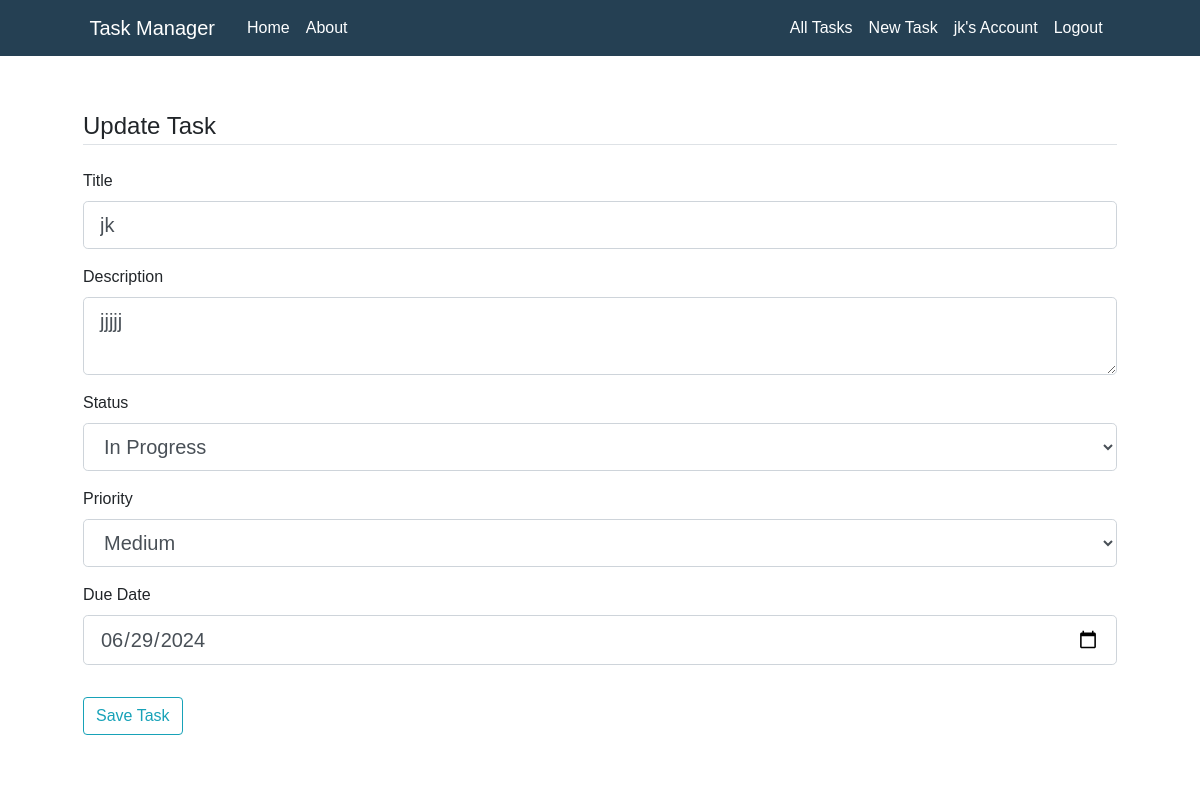
The page /task/10/update (signed in) on the database as committed earlier.
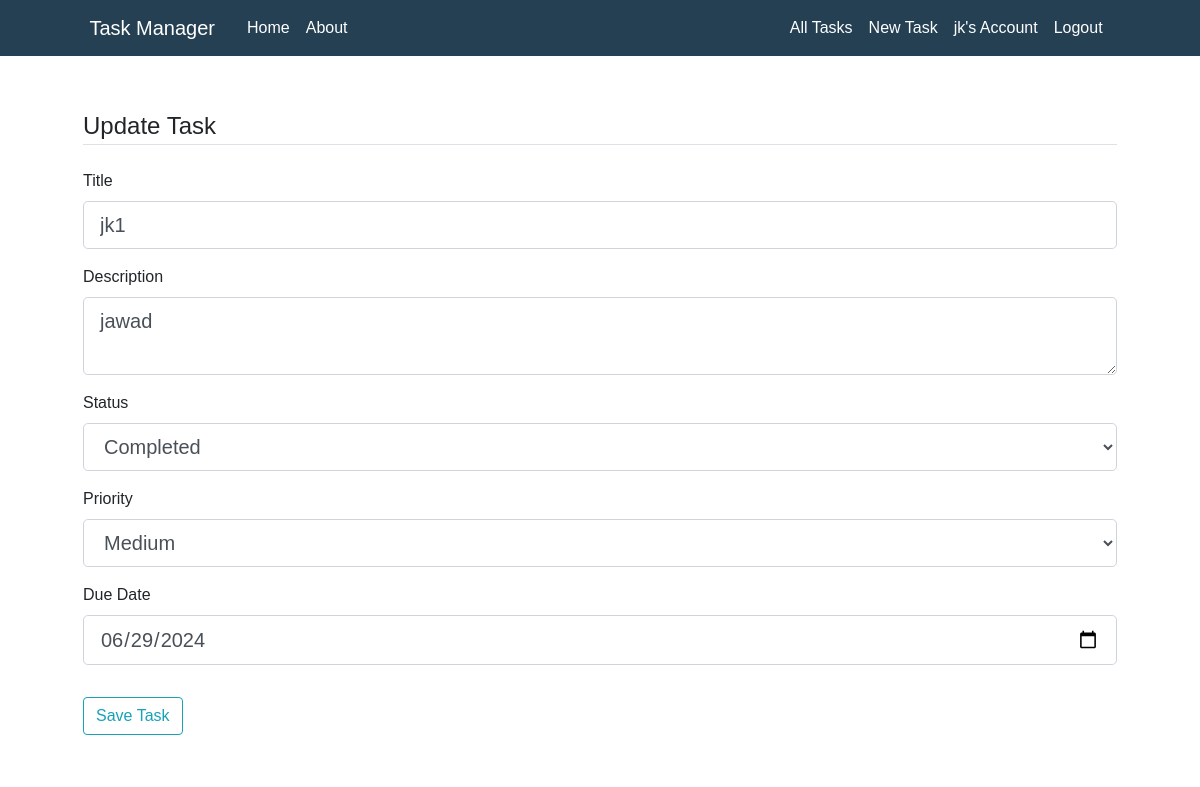
The same page on the database as committed later.
### TaskManager/models.py (models this page shows, shortened)
class Task(db.Model):
    id = db.Column(db.Integer, primary_key=True)
    user_id = db.Column(db.Integer, db.ForeignKey('user.id'), nullable=False)
    title = db.Column(db.String(255), nullable=False)
    description = db.Column(db.Text)
    status = db.Column(db.Enum('in progress', 'completed', 'pending'), default='in progress')
    priority = db.Column(db.Enum('low', 'medium', 'high'), default='medium')
    due_date = db.Column(db.DateTime, default=datetime.utcnow)
    created_at = db.Column(db.DateTime, default=datetime.utcnow)
    updated_at = db.Column(db.DateTime, default=datetime.utcnow, onupdate=datetime.utcnow)
    notes = db.relationship(
        'Note', backref='task', lazy=True, cascade='all, delete-orphan')
    task_collaborators = db.relationship(
        'TaskCollaborator', backref='task', lazy=True, cascade='all, delete-orphan')

### TaskManager/routes.py (the view)
@app.route("/task/<int:task_id>/update", methods=['GET', 'POST'])
@login_required
def update_task(task_id):
    task = Task.query.get_or_404(task_id)
    if task.user != current_user:
        abort(403)  # Forbidden error, user is not the owner of the task
    form = TaskForm()
    if form.validate_on_submit():
        task.title = form.title.data
        task.description = form.description.data
        task.status = form.status.data
        task.priority = form.priority.data
        task.due_date = form.due_date.data
        task.updated_at = datetime.utcnow()
        db.session.commit()
        flash('Your task has been updated!', 'success')
        return redirect(url_for('task', task_id=task.id))
    elif request.method == 'GET':
        form.title.data = task.title
        form.description.data = task.description
        form.status.data = task.status
        form.priority.data = task.priority
        form.due_date.data = task.due_date
    return render_template('create_task.html', title='Update Task', form=form)

### TaskManager/models.py (called while the page is built)
@login_manager.user_loader
def load_user(user_id):
    return User.query.get(int(user_id))

### TaskManager/templates/create_task.html (shortened to what this page needs)
{% extends "layout.html" %}
{% block content %}
    <div class="content-section">
        <form method="POST" action="">
            <fieldset class="form-group">
                <legend class="border-bottom mb-4">{{ title }}</legend>
                <div class="form-group">
                    {{ form.title.label(class="form-control-label") }}
                    {% if form.title.errors %}
                        {{ form.title(class="form-control form-control-lg is-invalid") }}
                        <div class="invalid-feedback">
                            {% for error in form.title.errors %}
                                <span>{{ error }}</span>
                            {% endfor %}
                        </div>
                    {% else %}
                        {{ form.title(class="form-control form-control-lg") }}
                    {% endif %}
                </div>
                <div class="form-group">
                    {{ form.description.label(class="form-control-label") }}
                    {% if form.description.errors %}
                        {{ form.description(class="form-control form-control-lg is-invalid") }}
                        <div class="invalid-feedback">
                            {% for error in form.description.errors %}
                                <span>{{ error }}</span>
                            {% endfor %}
                        </div>
                    {% else %}
                        {{ form.description(class="form-control form-control-lg") }}
                    {% endif %}
                </div>
                <div class="form-group">
                    {{ form.status.label(class="form-control-label") }}
                    {% if form.status.errors %}
                        {{ form.status(class="form-control form-control-lg is-invalid") }}
                        <div class="invalid-feedback">
                            {% for error in form.status.errors %}
                                <span>{{ error }}</span>
                            {% endfor %}
                        </div>
                    {% else %}
                        {{ form.status(class="form-control form-control-lg") }}
                    {% endif %}
                </div>
                <div class="form-group">
                    {{ form.priority.label(class="form-control-label") }}
                    {% if form.priority.errors %}
                        {{ form.priority(class="form-control form-control-lg is-invalid") }}
                        <div class="invalid-feedback">
                            {% for error in form.priority.errors %}
                                <span>{{ error }}</span>
                            {% endfor %}
                        </div>
                    {% else %}
                        {{ form.priority(class="form-control form-control-lg") }}
                    {% endif %}
                </div>
                <div class="form-group">
                    {{ form.due_date.label(class="form-control-label") }}
                    {% if form.due_date.errors %}
                        {{ form.due_date(class="form-control form-control-lg is-invalid") }}
                        <div class="invalid-feedback">
                            {% for error in form.due_date.errors %}
                                <span>{{ error }}</span>
                            {% endfor %}
                        </div>
                    {% else %}
                        {{ form.due_date(class="form-control form-control-lg") }}
                    {% endif %}
                </div>
            </fieldset>
            <div class="form-group">
                {{ form.submit(class="btn btn-outline-info") }}
            </div>
        </form>
    </div>
{% endblock content %}

Rows that differ between the two databases and show on the page:
changed Task "Medium": title "jk" → "jk1"; description "jjjjj" → "jawad"; status "In Progress" → "Completed"
